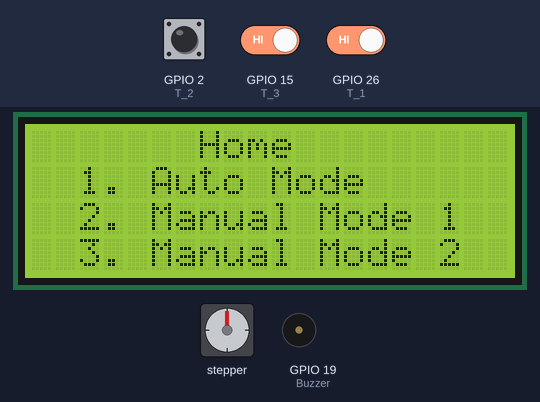
Bench run of a sketch on a simulated ESP32. Parts: stepper motor, 20×4 character LCD, buzzer (waves = sounding). Wiring (inferred from the names in the program): stepper motor driver (200 steps per turn assumed): step GPIO 27; direction GPIO 14. Inputs (shaded band) come from the test bench; at power-on: GPIO 2 (T_2) HIGH, GPIO 15 (T_3) HIGH, GPIO 26 (T_1) HIGH.

Above: at 7.2 s.
7.3 s: GPIO 2 (T_2) pulled LOW for 0.25 s
At 8.8 s:
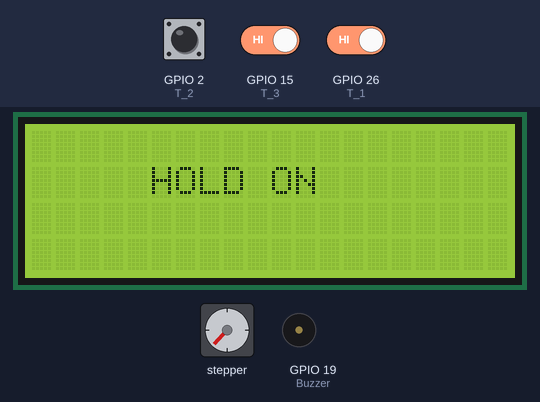
10.5 s: GPIO 2 (T_2) pulled LOW for 3.2 s
At 14.5 s:
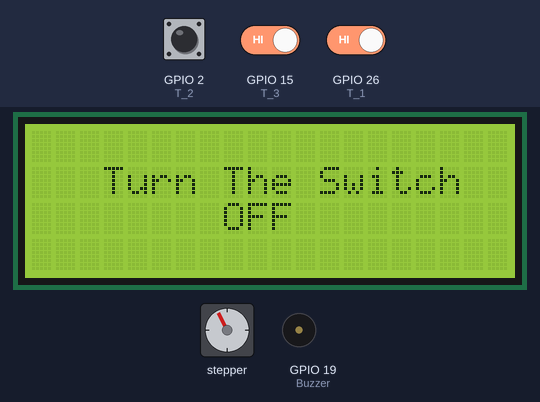
15.2 s: GPIO 2 (T_2) driven LOW and GPIO 15 (T_3) driven LOW and GPIO 26 (T_1) driven LOW
18.2 s: GPIO 15 (T_3) driven HIGH
At 19.8 s:
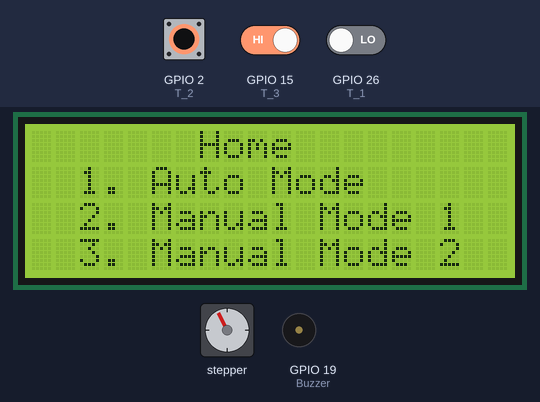
20.4 s: GPIO 2 (T_2) driven HIGH
At 21.4 s:
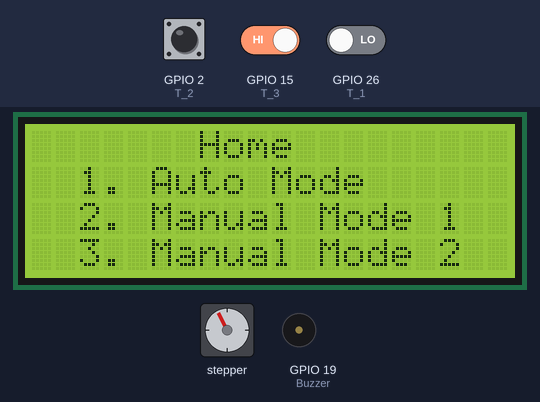
23.4 s: GPIO 26 (T_1) driven HIGH
At 24.2 s:
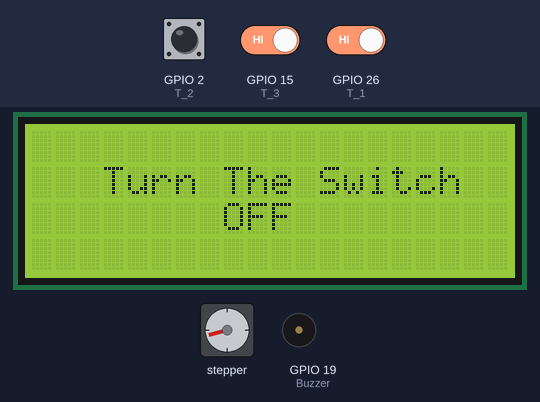
Timing chart, 0 to 25.9 s (numbered marks = the images above; inputs shaded):
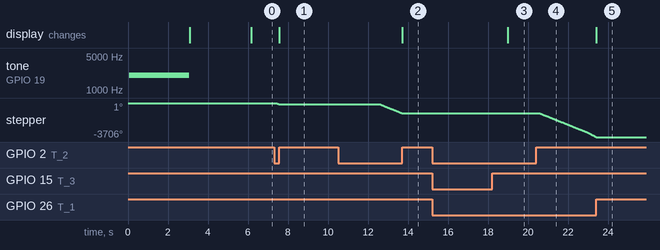

The sketch:

TapDensityTester_3.ino
```cpp
#include <Wire.h>
#include <LiquidCrystal_I2C.h>

// ------------------ PIN DEFINITIONS ------------------
#define Dir 14
#define Step 27
#define T_1 26
#define T_2 2
#define T_3 15
#define Buzzer 19

// ------------------ VARIABLES ------------------
int T_1time;
int T_2time;
int T_3time;

volatile int x1 = 0;
volatile int x2 = 0;
volatile int x3 = 0;
volatile int x4 = 0;

bool auto1Active = false;
bool auto2Active = false;
bool manual1Active = false;
bool manual2Active = false;

LiquidCrystal_I2C lcd(0x27, 20, 4);

TaskHandle_t countdownTaskHandle = NULL;
SemaphoreHandle_t lcdMutex;

// ------------------ FUNCTIONS ------------------

void Startup_Sound() {
  tone(Buzzer, 2000);
  delay(3000);
  noTone(Buzzer);
}

void Startup_Screen() {
  lcd.setCursor(6, 0); lcd.print("Welcome");
  lcd.setCursor(5, 1); lcd.print("To The Tap");
  lcd.setCursor(4, 2); lcd.print("Density Tester");
  lcd.setCursor(0, 3); lcd.print("");
}

void Idle_Screen() {
  lcd.setCursor(7, 0); lcd.print("Home");
  lcd.setCursor(0,0); lcd.print("       ");
  lcd.setCursor(11,0); lcd.print("          ");
  lcd.setCursor(2, 1); lcd.print("1. Auto Mode");
  lcd.setCursor(14,1); lcd.print("    ");
  lcd.setCursor(2, 2); lcd.print("2. Manual Mode 1");
  lcd.setCursor(2, 3); lcd.print("3. Manual Mode 2");
}

void Auto_Screen1() {
  lcd.clear();
  lcd.setCursor(5, 0); lcd.print("Auto Mode");
  lcd.setCursor(8, 1); lcd.print("In");
  lcd.setCursor(5, 2); lcd.print("Progress");
  lcd.setCursor(10,3); lcd.print("/");
  lcd.setCursor(11,3); lcd.print("500");
}

void Auto_Screen2() {
  lcd.clear();
  lcd.setCursor(5, 0); lcd.print("Auto Mode");
  lcd.setCursor(8, 1); lcd.print("In");
  lcd.setCursor(5, 2); lcd.print("Progress");
  lcd.setCursor(10,3); lcd.print("/");
  lcd.setCursor(11,3); lcd.print("1250");
}

void CoolDown() {
  lcd.clear();
  lcd.setCursor(5, 1); lcd.print("HOLD ON");
}

void Manual_Screen1() {
  lcd.clear();
  lcd.setCursor(3, 0); lcd.print("Manual Mode 1");
  lcd.setCursor(8, 1); lcd.print("In");
  lcd.setCursor(5, 2); lcd.print("Progress");
  lcd.setCursor(10,3); lcd.print("/");
  lcd.setCursor(11,3); lcd.print("500");

}

void Manual_Screen2() {
  lcd.clear();
  lcd.setCursor(3, 0); lcd.print("Manual Mode 2");
  lcd.setCursor(8, 1); lcd.print("In");
  lcd.setCursor(5, 2); lcd.print("Progress");
  lcd.setCursor(10,3); lcd.print("/");
  lcd.setCursor(11,3); lcd.print("1250");
}
void SessionComplete_Screen() {
  lcd.clear();
  lcd.setCursor(3, 1); lcd.print("Turn The Switch");
  lcd.setCursor(8,2); lcd.print("OFF");
}

void Motor_Auto() {
  digitalWrite(Step, HIGH);
  digitalWrite(Step, LOW);
  delayMicroseconds(1405);
}

void Motor_Starting_Torque() {
  digitalWrite(Step, HIGH);
  digitalWrite(Step, LOW);
  delayMicroseconds(1950);
}


void updateCounter(uint8_t col, uint8_t row, int val) {
  if (xSemaphoreTake(lcdMutex, portMAX_DELAY)) {
    lcd.setCursor(col, row);
    lcd.print("   ");
    lcd.setCursor(col, row);
    lcd.print(val);
    xSemaphoreGive(lcdMutex);
  }
}

// ------------------ TASK: Countdown Updater ------------------
void countdownTask(void *parameter) {
  while (true) {
    if (auto1Active) x1++;
    else if (auto2Active) x2++;
    else if (manual1Active) x3++;
    else if (manual2Active) x4++;
    vTaskDelay(240 / portTICK_PERIOD_MS);
  }
}

void lcdTask(void *parameter) {
  while (true) {
    if (auto1Active) updateCounter(7, 3, x1);
    else if (auto2Active) updateCounter(7, 3, x2);
    else if (manual1Active) updateCounter(7, 3, x3);
    else if (manual2Active) updateCounter(7, 3, x4);
    vTaskDelay(240 / portTICK_PERIOD_MS);
  }
}

// ------------------ MODE FUNCTIONS ------------------

void runAutoMode() {
  auto1Active = true;
  x1 = 0;
  Auto_Screen1();
  T_1time = millis() / 1000;

  while ((millis() / 1000) - T_1time <= 2 && digitalRead(T_1) == HIGH && digitalRead(T_2) == LOW && digitalRead(T_3) == HIGH) {
    Motor_Starting_Torque();
  }
   while ((millis() / 1000) - T_1time <= 118 && digitalRead(T_1) == HIGH && digitalRead(T_2) == LOW && digitalRead(T_3) == HIGH) {
    Motor_Auto();
  }
  auto1Active = false;

  CoolDown();
  delay(5000);

  auto2Active = true;
  x2 = 0;
  Auto_Screen2();
  int tStart = millis() / 1000;

  while ((millis() / 1000) - tStart <= 2 && digitalRead(T_1) == HIGH && digitalRead(T_2) == LOW && digitalRead(T_3) == HIGH) {
    Motor_Starting_Torque();
  }
  while ((millis() / 1000) - tStart <= 298 && digitalRead(T_1) == HIGH && digitalRead(T_2) == LOW && digitalRead(T_3) == HIGH) {
    Motor_Auto();
  }

  auto2Active = false;
}

void runManualMode1() {
  while (true) {
    if (digitalRead(T_2) == LOW && digitalRead(T_2) == LOW) {
      Manual_Screen1();
    }

    if (digitalRead(T_1) == LOW && digitalRead(T_2) == LOW && digitalRead(T_3) == LOW) {
      T_2time = millis() / 1000;
      break;
    }
  }

  manual1Active = true;
  x3 = 0;

  while ((millis() / 1000) - T_2time <= 2 && digitalRead(T_1) == LOW && digitalRead(T_2) == LOW && digitalRead(T_3) == LOW) {
    Motor_Starting_Torque();
  }
  while ((millis() / 1000) - T_2time <= 118 && digitalRead(T_1) == LOW && digitalRead(T_2) == LOW && digitalRead(T_3) == LOW) {
    Motor_Auto();
  }

  manual1Active = false;
}

void runManualMode2() {
  while (true) {
    if (digitalRead(T_3) == HIGH && digitalRead(T_2) == HIGH) {
      Manual_Screen2();
    }

    if (digitalRead(T_1) == LOW && digitalRead(T_2) == HIGH && digitalRead(T_3) == HIGH) {
      T_3time = millis() / 1000;
      break;
    }
  }

  manual2Active = true;
  x4 = 0;

  while ((millis() / 1000) - T_3time <= 2 && digitalRead(T_1) == LOW && digitalRead(T_2) == HIGH && digitalRead(T_3) == HIGH) {
    Motor_Starting_Torque();
  }
  while ((millis() / 1000) - T_3time <= 298 && digitalRead(T_1) == LOW && digitalRead(T_2) == HIGH && digitalRead(T_3) == HIGH) {
    Motor_Auto();
  }

  manual2Active = false;
}

// ------------------ SETUP & LOOP ------------------

void setup() {
  pinMode(Dir, OUTPUT);
  pinMode(Step, OUTPUT);
  digitalWrite(Dir, LOW);

  pinMode(T_1, INPUT_PULLUP);
  pinMode(T_2, INPUT_PULLUP);
  pinMode(T_3, INPUT_PULLUP);

  pinMode(Buzzer, OUTPUT);

  lcd.init();
  lcd.backlight();
  Serial.begin(9600);

  lcdMutex = xSemaphoreCreateMutex();

  Startup_Sound();
  Startup_Screen();
  delay(3000);

  xTaskCreatePinnedToCore(countdownTask, "CountdownTask", 2048, NULL, 1, &countdownTaskHandle, 0);
  xTaskCreatePinnedToCore(lcdTask, "LCDTask", 2048, NULL, 1, NULL, 0);
}

void loop() {
  lcd.clear();
  Idle_Screen();

  while (true) {
    int t1 = digitalRead(T_1);
    int t2 = digitalRead(T_2);
    int t3 = digitalRead(T_3);

    if (t1 == HIGH && t2 == LOW && t3 == HIGH) {
      runAutoMode();
      SessionComplete_Screen();
      delay(5000);
    } else if (t2 == LOW && t1 == LOW && t3 == LOW) {
      runManualMode1();
      SessionComplete_Screen();
      delay(5000);
    } else if (t3 == HIGH && t1 == LOW && t2 == HIGH) {
      runManualMode2();
      SessionComplete_Screen();
      delay(5000);
    } else if (t1 == LOW && t2 == LOW && t3 == HIGH) {
      Idle_Screen();
      }

    delay(200);
  }
}
```

Measured:
- after the input at 7.3 s, stepper: turns 138° counter-clockwise in 0.14 s, starting after 0.11 s; the display: changes after 0.26 s (image 1)
- after the input at 10.5 s, stepper: turns 969° counter-clockwise in 1.1 s, starting after 2.1 s
- after the input at 15.2 s, every drawn part: stays the same
- after the input at 18.2 s, stepper: stops changing and stays -1107°; the display: changes after 0.79 s (image 3)
- after the input at 20.4 s, stepper: keeps turning counter-clockwise at about 917°/s, starting after 0.17 s
- after the input at 23.4 s, stepper: goes on until 23.4 s, then stays -3706°; the display: changes at once (image 5)
